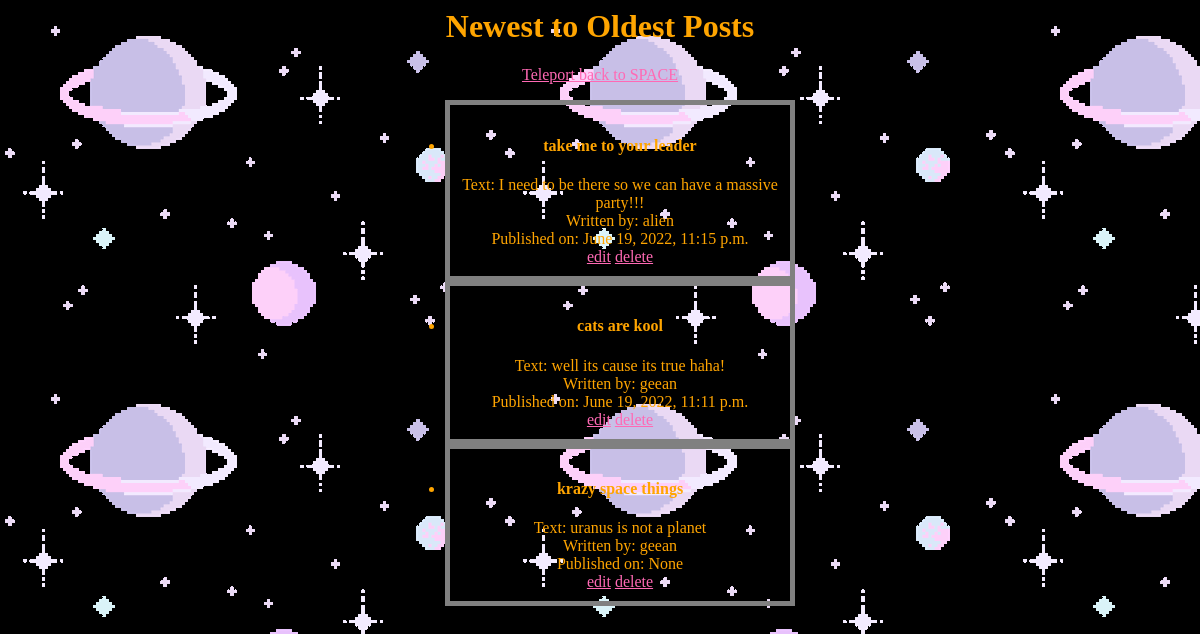
The app's page /blogs/orderDate/ with its own data.
### blogs/models.py (models this page shows, shortened)
class Post(models.Model):
    author = models.ForeignKey(User, on_delete=models.CASCADE)
    title = models.CharField(max_length=200)
    text = models.TextField()
    created_date = models.DateTimeField(default=timezone.now)
    published_date = models.DateTimeField(blank=True, null=True)

### blogs/views.py (the view)
# urls.py: path('orderDate/', views.OrderDateView.as_view(), name='orderDate'),
class OrderDateView(generic.ListView):
    template_name = 'blogs/orddate.html'
    context_object_name = 'blogs_list'
    def get_queryset(self):
        return Post.objects.order_by('-published_date')

### blogs/templates/blogs/orddate.html
{% load static %}
<link rel="stylesheet" type = "text/css" href="{% static 'blogs/styles.css' %}">
<h1>Newest to Oldest Posts</h1>
<a href="{% url 'blogs:index' %}">Teleport back to SPACE </a>
{% if blogs_list %}
        <ul>
        {% for blog in blogs_list %}
            <li>
                <h4>{{ blog.title }}<br></h4>
                Text: {{ blog.text }} <br>
                Written by: {{ blog.author }} <br>
                Published on: {{ blog.published_date }} <br>
                <span><a href="{% url 'blogs:update' blog.id %}">edit</a></span>
                <span><a href="{% url 'blogs:delete' blog.id %}">delete</a></span>
            </li>
        {% endfor %}
        </ul>
{% else %}
    <p>No posts exist</p>
{% endif %}

### blogs/static/blogs/styles.css (style rules this page uses)
li { width: 320px; padding: 10px; border: 5px solid gray; margin-left: auto; margin-right: auto; }
a { color: hotpink }

### records on screen
Post: title "take me to your leader", text "I need to be there so we can have a massive party!!!", author "alien", published_date "June 19, 2022, 11:15 p.m."
Post: title "cats are kool", text "well its cause its true haha!", author "geean", published_date "June 19, 2022, 11:11 p.m."
Post: title "krazy space things", text "uranus is not a planet", author "geean", published_date "None"
